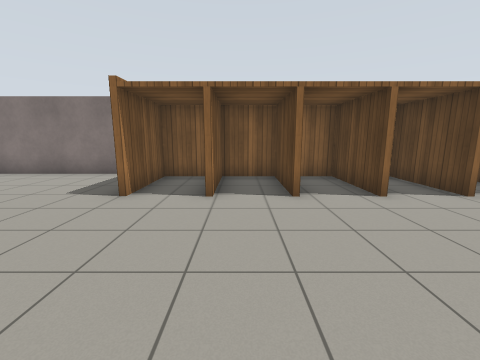
[1] (above)

16 first-person views from a walk through a world built for the Gazebo simulator. The camera is 1.2 m above the floor, tilts 10° down and sees 90° across. The floor is counted in squares, 1 m on a side. Each view is taken from the middle of a square. On the plan, view 1 faces up. The plan holds only what a view shows up to about 11 squares ahead; the rest is blank. Gazebo's built-in surfaces are drawn with simple patterns.

[2]
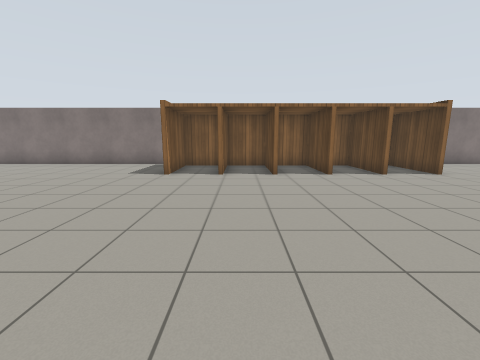

[3]
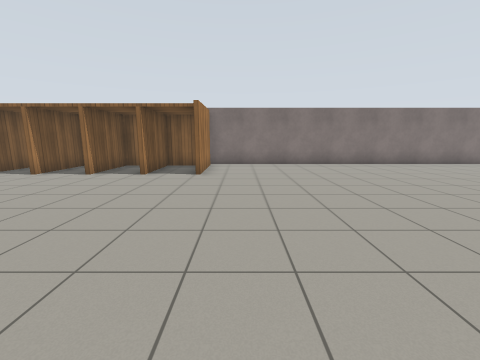

[4]
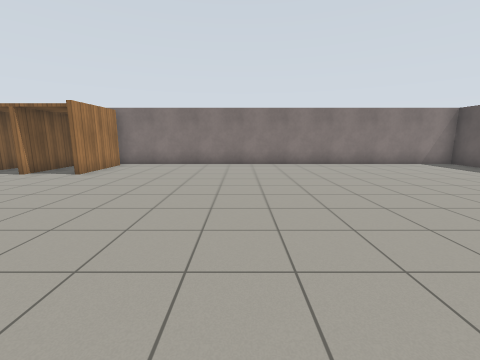

[5]
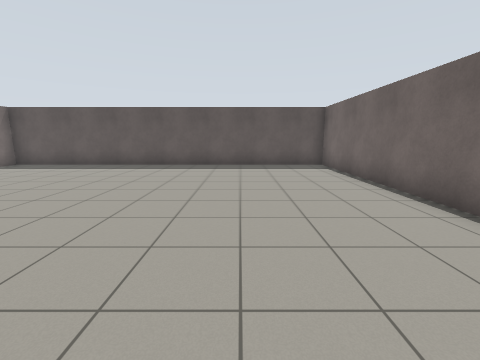

[6]
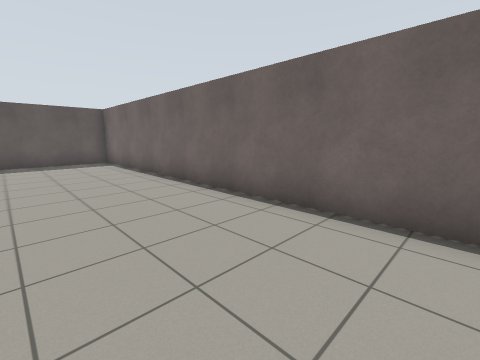

[7]
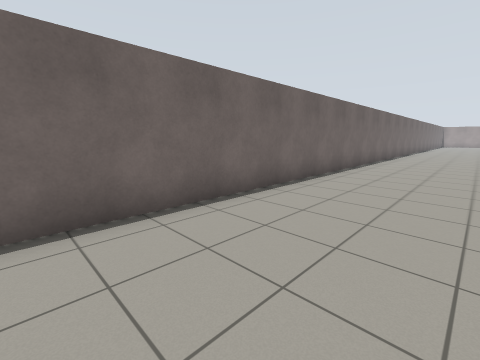

[8]
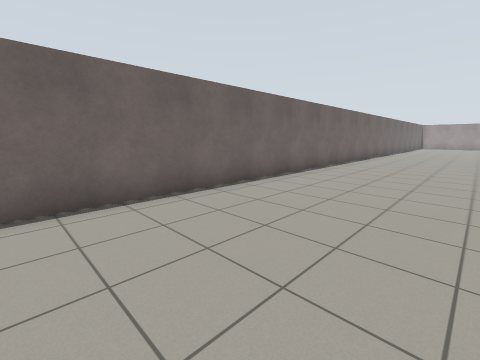

[9]
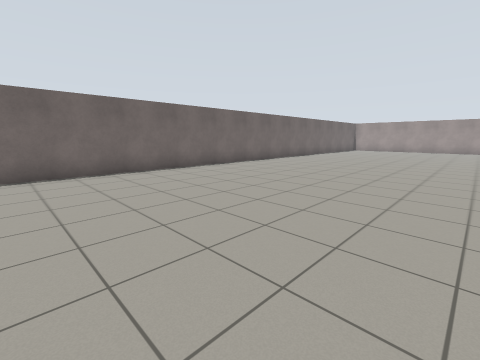

[10]
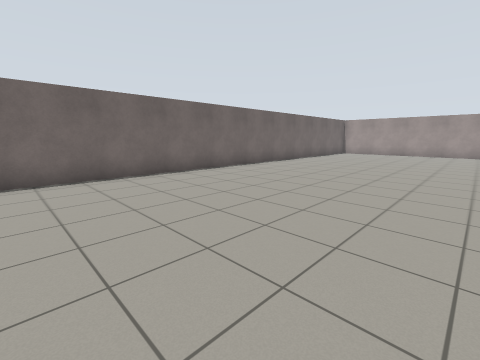

[11]
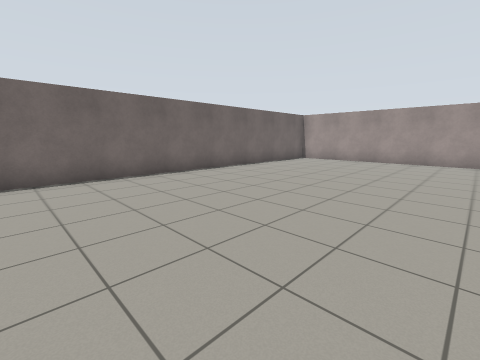

[12]
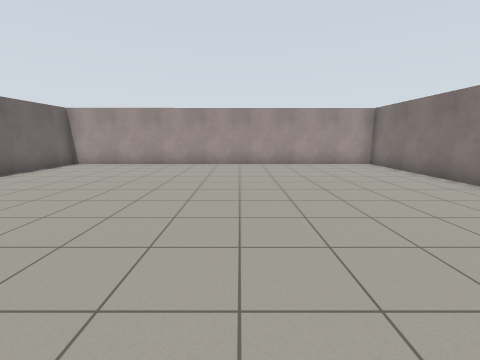

[13]
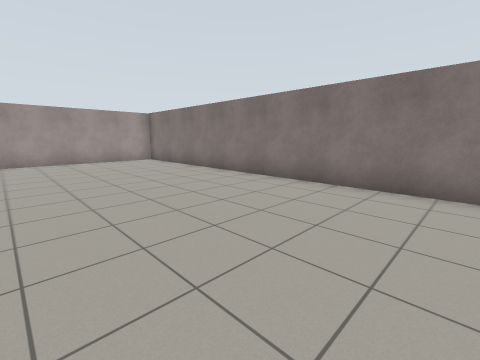

[14]
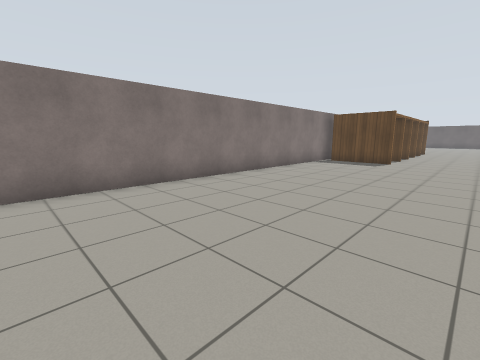

[15]
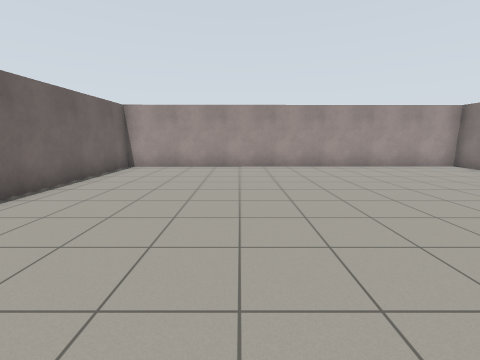

[16]
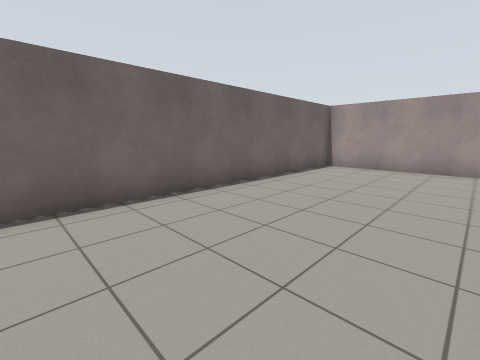

### Floor plan
Points are (right, up) in squares from view 1. A wall is a line through its corners. A room is listed if a view was taken in it or the views show most of it. See-through windows are left out.
Room 1 (views 1, 2, 3, 4, 5, 6, 7, 8, 9, 10, 11, 12, 13, 14, 15, 16)
walls: (-2.5, 4.7) (-2.5, 5.5); (1.1, 4.7) (1.1, 7.5) (-2.4, 7.5) (-2.4, 4.7); (-0.6, 7.5) (-0.6, 4.7); (2.9, 4.7) (2.9, 7.5); (-3.5, 8) (-28.1, 8) (-28, -5.7) (21.7, -5.7) (21.7, 8) (6.5, 8); (1.2, 7.5) (1.2, 4.7); (4.7, 4.7) (4.7, 7.5); (3.1, 7.5) (3.1, 4.7); (6.5, 4.7) (6.5, 7.5) (2.4, 7.5); (4.9, 7.5) (4.9, 4.7); (6.7, 7.6) (6.7, 4.7)
objects: wooden box (-1, 6); wooden box (0, 8); wooden box (1, 6); wooden box (2, 8); wooden box (3, 6); wooden box (4, 8); wooden box (5, 6); wooden box (6, 8)

Where each view was taken, in squares from view 1:
view 1: 0 up, 0 right, facing up
view 2: 3 down, 0 right, facing up
view 3: 3 down, 8 right, facing up
view 4: 3 down, 12 right, facing up
view 5: 2 down, 11 right, facing right
view 6: 2 down, 9 right, facing down-right
view 7: 2 down, 12 right, facing down-left
view 8: 1 down, 4 right, facing down-left
view 9: 3 up, 4 left, facing down-left
view 10: 2 up, 9 left, facing down-left
view 11: 2 up, 15 left, facing down-left
view 12: 2 up, 17 left, facing left
view 13: 2 up, 15 left, facing up-left
view 14: 2 up, 15 left, facing up-right
view 15: 1 down, 18 left, facing left
view 16: 1 down, 18 left, facing down-left
